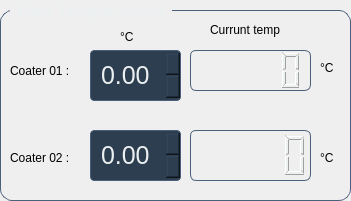
   <widget class="QGroupBox" name="tempgroupBox">
    <property name="geometry">
     <rect>
      <x>10</x>
      <y>370</y>
      <width>351</width>
      <height>201</height>
     </rect>
    </property>
    <property name="styleSheet">
     <string notr="true">QGroupBox {
    background: qlineargradient(x1:0, y1:0, x2:1, y2:1, 
                stop:0 #34495e, stop:1 #2c3e50);
    border: 1px solid #4a5f7a;
    border-radius: 12px;
    color: #ecf0f1;
    font-size: 18px;
    font-weight: 600;
    margin-top: 10px;
    padding-top: 10px;
}

QGroupBox::title {
    color: #ecf0f1;
    left: 10px;
    padding: 0 5px;
    subcontrol-origin: margin;
    subcontrol-position: top left;
}</string>
    </property>
    <property name="title">
     <string>Bed Temperature</string>
    </property>
    <widget class="QLabel" name="label_11">
     <property name="geometry">
      <rect>
       <x>10</x>
       <y>60</y>
       <width>81</width>
       <height>21</height>
      </rect>
     </property>
     <property name="text">
      <string>Coater 01 :</string>
     </property>
    </widget>
    <widget class="QLabel" name="label_12">
     <property name="geometry">
      <rect>
       <x>10</x>
       <y>150</y>
       <width>81</width>
       <height>16</height>
      </rect>
     </property>
     <property name="text">
      <string>Coater 02 :</string>
     </property>
    </widget>
    <widget class="QDoubleSpinBox" name="tempdoubleSpinBox01">
     <property name="geometry">
      <rect>
       <x>90</x>
       <y>50</y>
       <width>91</width>
       <height>51</height>
      </rect>
     </property>
     <property name="styleSheet">
      <string notr="true">QDoubleSpinBox {
    background: #2c3e50;
    border: 1px solid #4a5f7a;
    border-radius: 4px;
    color: #ecf0f1;
    font-size: 25px;
    padding: 6px 8px;
}

QDoubleSpinBox:focus {
    border: 1px solid #3498db;
}
</string>
     </property>
    </widget>
    <widget class="QDoubleSpinBox" name="tempdoubleSpinBox02">
     <property name="geometry">
      <rect>
       <x>90</x>
       <y>130</y>
       <width>91</width>
       <height>51</height>
      </rect>
     </property>
     <property name="styleSheet">
      <string notr="true">QDoubleSpinBox {
    background: #2c3e50;
    border: 1px solid #4a5f7a;
    border-radius: 4px;
    color: #ecf0f1;
    font-size: 25px;;
    padding: 6px 8px;
}

QDoubleSpinBox:focus {
    border: 1px solid #3498db;
}
</string>
     </property>
    </widget>
    <widget class="QLCDNumber" name="templcdNumber01">
     <property name="geometry">
      <rect>
       <x>190</x>
       <y>50</y>
       <width>121</width>
       <height>41</height>
      </rect>
     </property>
     <property name="styleSheet">
      <string notr="true">QLCDNumber {
    background: qlineargradient(x1:0, y1:0, x2:1, y2:1, 
                stop:0 #2c3e50, stop:1 #34495e);
    border: 1px solid #4a5f7a;
    border-radius: 6px;
    color: #ecf0f1;
 
    font-weight: bold;
    padding: 12px;
    text-align: center;
}</string>
     </property>
    </widget>
    <widget class="QLCDNumber" name="templcdNumber02">
     <property name="geometry">
      <rect>
       <x>190</x>
       <y>130</y>
       <width>121</width>
       <height>51</height>
      </rect>
     </property>
     <property name="styleSheet">
      <string notr="true">QLCDNumber {
    background: qlineargradient(x1:0, y1:0, x2:1, y2:1, 
                stop:0 #2c3e50, stop:1 #34495e);
    border: 1px solid #4a5f7a;
    border-radius: 6px;
    color: #ecf0f1;
    font-size: 24px;
    font-weight: bold;
    padding: 12px;
    text-align: center;
}</string>
     </property>
    </widget>
    <widget class="QLabel" name="label_13">
     <property name="geometry">
      <rect>
       <x>210</x>
       <y>20</y>
       <width>91</width>
       <height>20</height>
      </rect>
     </property>
     <property name="text">
      <string>Currunt temp</string>
     </property>
    </widget>
    <widget class="QLabel" name="label_14">
     <property name="geometry">
      <rect>
       <x>120</x>
       <y>30</y>
       <width>47</width>
       <height>13</height>
      </rect>
     </property>
     <property name="text">
      <string>°C</string>
     </property>
    </widget>
    <widget class="QLabel" name="label_15">
     <property name="geometry">
      <rect>
       <x>320</x>
       <y>60</y>
       <width>16</width>
       <height>16</height>
      </rect>
     </property>
     <property name="text">
      <string>°C</string>
     </property>
    </widget>
    <widget class="QLabel" name="label_16">
     <property name="geometry">
      <rect>
       <x>320</x>
       <y>150</y>
       <width>16</width>
       <height>16</height>
      </rect>
     </property>
     <property name="text">
      <string>°C</string>
     </property>
    </widget>
   </widget>
